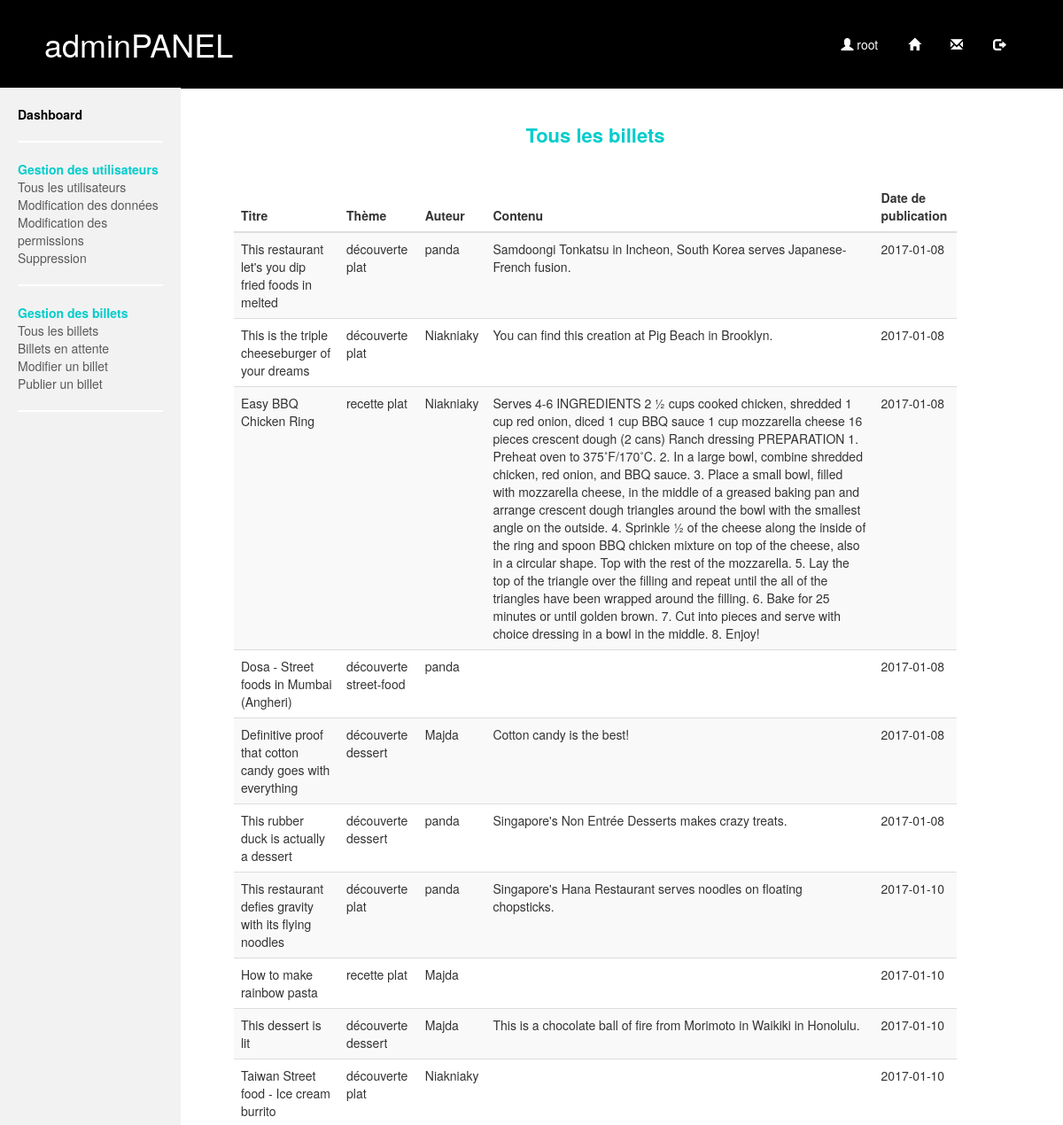
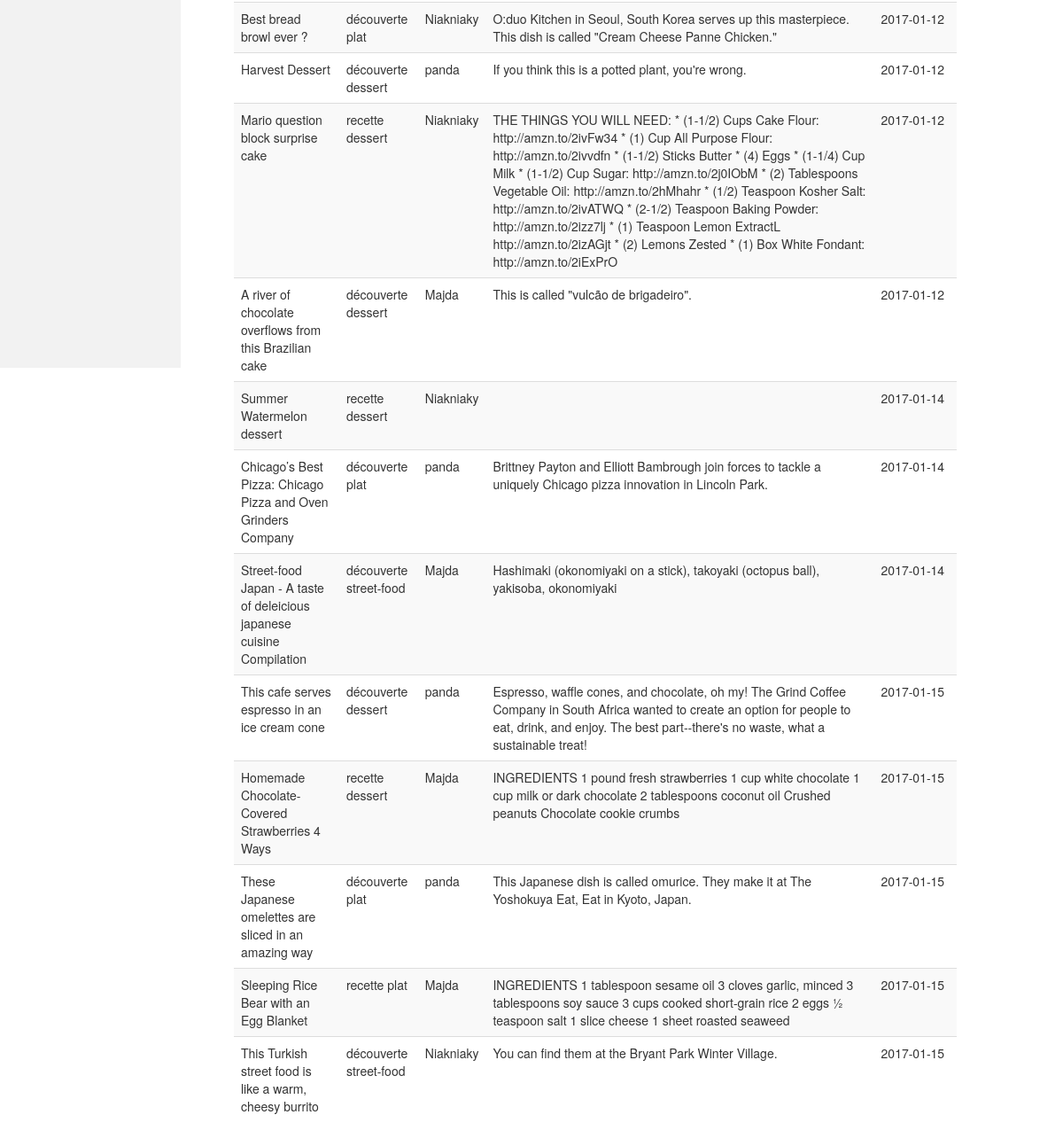
Screenshot of /admin/billetsList.php (signed in) with the database file from the repository (2 pictures, top to bottom).
### tables this page shows
CREATE TABLE `billets` (
  `id_billet` int(11) NOT NULL,
  `id_genre` int(11) NOT NULL,
  `id_user` int(11) NOT NULL,
  `login` varchar(30) NOT NULL,
  `title` varchar(255) NOT NULL,
  `content` text,
  `liens` varchar(255) NOT NULL,
  `liens_type` varchar(24) NOT NULL,
  `tags` text NOT NULL,
  `created` date NOT NULL,
  `updated` date DEFAULT NULL
);

CREATE TABLE `genre_billet` (
  `id_genre` int(11) NOT NULL,
  `nom` varchar(255) NOT NULL
);

### sql/sql_lesBillets.php (the view)
<?php
$query_listBillets=$dtb->query('SELECT * FROM billets INNER JOIN genre_billet ON billets.id_genre=genre_billet.id_genre');
 echo '<table class="table table-striped">
	<thead>
		<tr>
			<th>Titre</th><th>Thème</th><th>Auteur</th><th>Contenu</th><th>Date de publication</th>
		</tr>
	</thead>
	<tbody>';
while($data_billets=$query_listBillets->fetch()){
	echo '<tr><td>'. $data_billets['title'] .'</td><td>'.
	$data_billets['nom'] .'</td><td>'.
	$data_billets['login'] .'</td><td>'.
	$data_billets['content'] .'</td><td>'.
	$data_billets['created'] .'</td></tr>';
}
echo '</tbody>
</table>';
?>

### css/stylesAdmin.css (style rules this page uses)
html, body, ul { margin: 0; padding: 0; }
body { background-color: white; }

### rows the page displays
billets: title "This restaurant let's you dip fried foods in melted", id_genre.nom "découverte plat", login "panda", content "Samdoongi Tonkatsu in Incheon, South Korea serves Japanese-French fusion.", created "2017-01-08"
billets: title "This is the triple cheeseburger of your dreams", id_genre.nom "découverte plat", login "Niakniaky", content "You can find this creation at Pig Beach in Brooklyn.", created "2017-01-08"
billets: title "Easy BBQ Chicken Ring", id_genre.nom "recette plat", login "Niakniaky", content "Serves 4-6 INGREDIENTS 2 ½ cups cooked chicken, shredded 1 cup red onion, diced 1 cup BBQ sauce 1 cup mozzarella cheese 16 pieces crescent dough (2 cans) Ranch dressing PREPARATION 1. Preheat oven to 375˚F/170˚C. 2. In a large bowl, combine shredded chicken, red onion, and BBQ sauce. 3. Place a small bowl, filled with mozzarella cheese, in the middle of a greased baking pan and arrange crescent dough triangles around the bowl with the smallest angle on the outside. 4. Sprinkle ½ of the cheese along the inside of the ring and spoon BBQ chicken mixture on top of the cheese, also in a circular shape. Top with the rest of the mozzarella. 5. Lay the top of the triangle over the filling and…", created "2017-01-08"
billets: title "Dosa - Street foods in Mumbai (Angheri)", id_genre.nom "découverte street-food", login "panda", created "2017-01-08"
billets: title "Definitive proof that cotton candy goes with everything", id_genre.nom "découverte dessert", login "Majda", content "Cotton candy is the best!", created "2017-01-08"
billets: title "This rubber duck is actually a dessert", id_genre.nom "découverte dessert", login "panda", content "Singapore's Non Entrée Desserts makes crazy treats.", created "2017-01-08"
billets: title "This restaurant defies gravity with its flying noodles", id_genre.nom "découverte plat", login "panda", content "Singapore's Hana Restaurant serves noodles on floating chopsticks.", created "2017-01-10"
billets: title "How to make rainbow pasta", id_genre.nom "recette plat", login "Majda", created "2017-01-10"
billets: title "This dessert is lit", id_genre.nom "découverte dessert", login "Majda", content "This is a chocolate ball of fire from Morimoto in Waikiki in Honolulu.", created "2017-01-10"
billets: title "Taiwan Street food - Ice cream burrito", id_genre.nom "découverte plat", login "Niakniaky", created "2017-01-10"
billets: title "Best bread browl ever ?", id_genre.nom "découverte plat", login "Niakniaky", content "O:duo Kitchen in Seoul, South Korea serves up this masterpiece. This dish is called \"Cream Cheese Panne Chicken.\"", created "2017-01-12"
billets: title "Harvest Dessert", id_genre.nom "découverte dessert", login "panda", content "If you think this is a potted plant, you're wrong.", created "2017-01-12"
billets: title "Mario question block surprise cake", id_genre.nom "recette dessert", login "Niakniaky", content "THE THINGS YOU WILL NEED: * (1-1/2) Cups Cake Flour: http://amzn.to/2ivFw34 * (1) Cup All Purpose Flour: http://amzn.to/2ivvdfn * (1-1/2) Sticks Butter * (4) Eggs * (1-1/4) Cup Milk * (1-1/2) Cup Sugar: http://amzn.to/2j0IObM * (2) Tablespoons Vegetable Oil: http://amzn.to/2hMhahr * (1/2) Teaspoon Kosher Salt: http://amzn.to/2ivATWQ * (2-1/2) Teaspoon Baking Powder: http://amzn.to/2izz7lj * (1) Teaspoon Lemon ExtractL http://amzn.to/2izAGjt * (2) Lemons Zested * (1) Box White Fondant: http://amzn.to/2iExPrO", created "2017-01-12"
billets: title "A river of chocolate overflows from this Brazilian cake", id_genre.nom "découverte dessert", login "Majda", content "This is called \"vulcão de brigadeiro\".", created "2017-01-12"
billets: title "Summer Watermelon dessert", id_genre.nom "recette dessert", login "Niakniaky", created "2017-01-14"
billets: title "Chicago’s Best Pizza: Chicago Pizza and Oven Grinders Company", id_genre.nom "découverte plat", login "panda", content "Brittney Payton and Elliott Bambrough join forces to tackle a uniquely Chicago pizza innovation in Lincoln Park.", created "2017-01-14"
billets: title "Street-food Japan - A taste of deleicious japanese cuisine Compilation", id_genre.nom "découverte street-food", login "Majda", content "Hashimaki (okonomiyaki on a stick), takoyaki (octopus ball), yakisoba, okonomiyaki", created "2017-01-14"
billets: title "This cafe serves espresso in an ice cream cone", id_genre.nom "découverte dessert", login "panda", content "Espresso, waffle cones, and chocolate, oh my! The Grind Coffee Company in South Africa wanted to create an option for people to eat, drink, and enjoy. The best part--there's no waste, what a sustainable treat!", created "2017-01-15"
billets: title "Homemade Chocolate-Covered Strawberries 4 Ways", id_genre.nom "recette dessert", login "Majda", content "INGREDIENTS 1 pound fresh strawberries 1 cup white chocolate 1 cup milk or dark chocolate 2 tablespoons coconut oil Crushed peanuts Chocolate cookie crumbs", created "2017-01-15"
billets: title "These Japanese omelettes are sliced in an amazing way", id_genre.nom "découverte plat", login "panda", content "This Japanese dish is called omurice. They make it at The Yoshokuya Eat, Eat in Kyoto, Japan.", created "2017-01-15"
billets: title "Sleeping Rice Bear with an Egg Blanket", id_genre.nom "recette plat", login "Majda", content "INGREDIENTS 1 tablespoon sesame oil 3 cloves garlic, minced 3 tablespoons soy sauce 3 cups cooked short-grain rice 2 eggs ½ teaspoon salt 1 slice cheese 1 sheet roasted seaweed", created "2017-01-15"
billets: title "This Turkish street food is like a warm, cheesy burrito", id_genre.nom "découverte street-food", login "Niakniaky", content "You can find them at the Bryant Park Winter Village.", created "2017-01-15"

### other values shown
$_SESSION['login'] "root"
